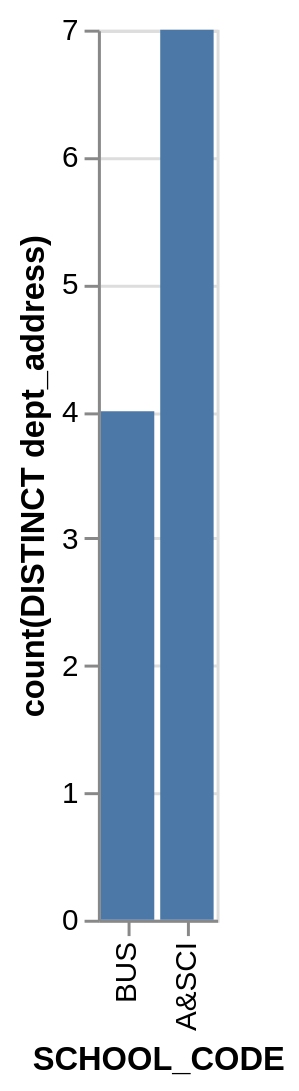

Express this chart as Vega-Lite.
### Vega-Lite specification from a JSON file in a GitHub repository (floating-point values rounded to 4 significant figures)
{"data": {"values": [{"x_data": "BUS", "y_data": 4}, {"x_data": "A&SCI", "y_data": 7}]}, "mark": "bar", "encoding": {"x": {"field": "x_data", "type": "nominal", "title": "SCHOOL_CODE", "sort": "descending"}, "y": {"field": "y_data", "type": "quantitative", "title": "count(DISTINCT dept_address)"}}}
